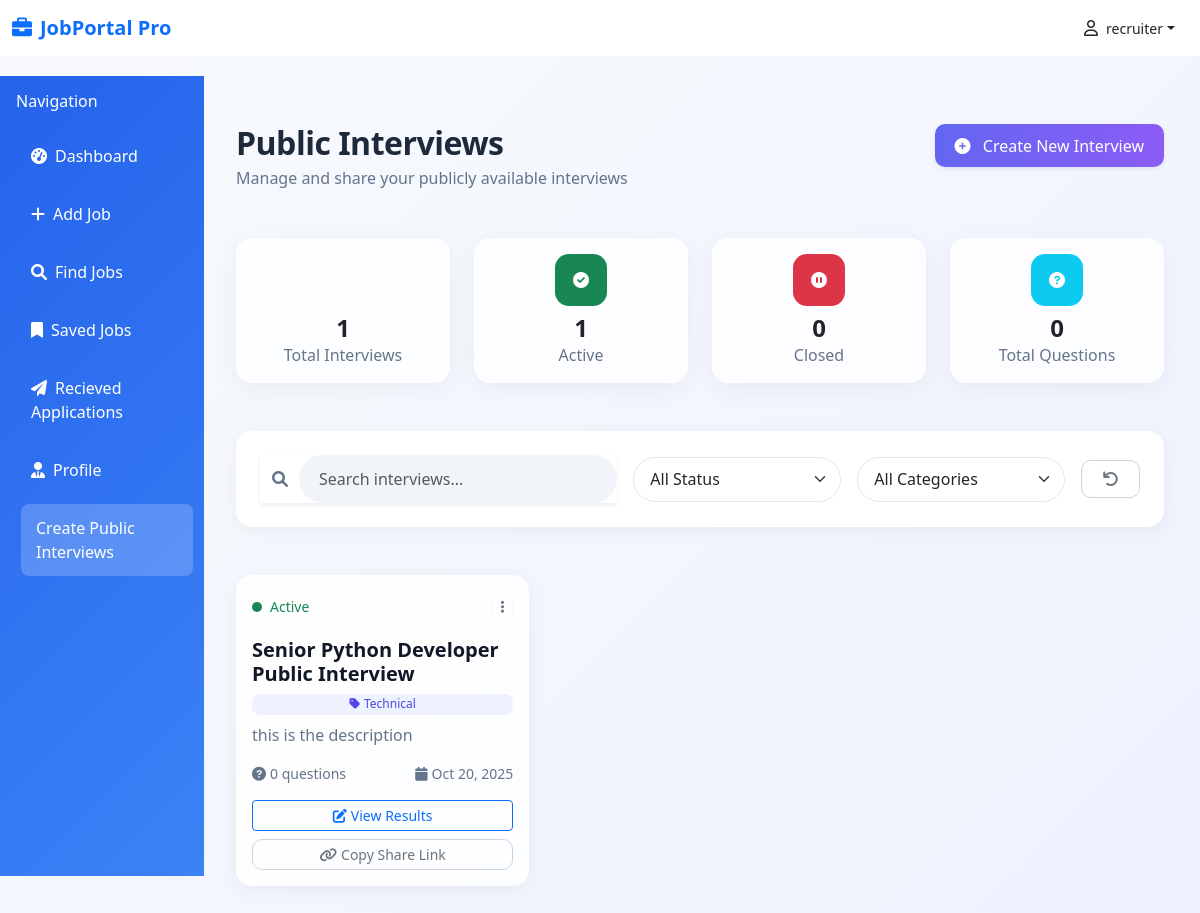
/recruiter-public-interview (signed in), run on an earlier commit of the app's database.
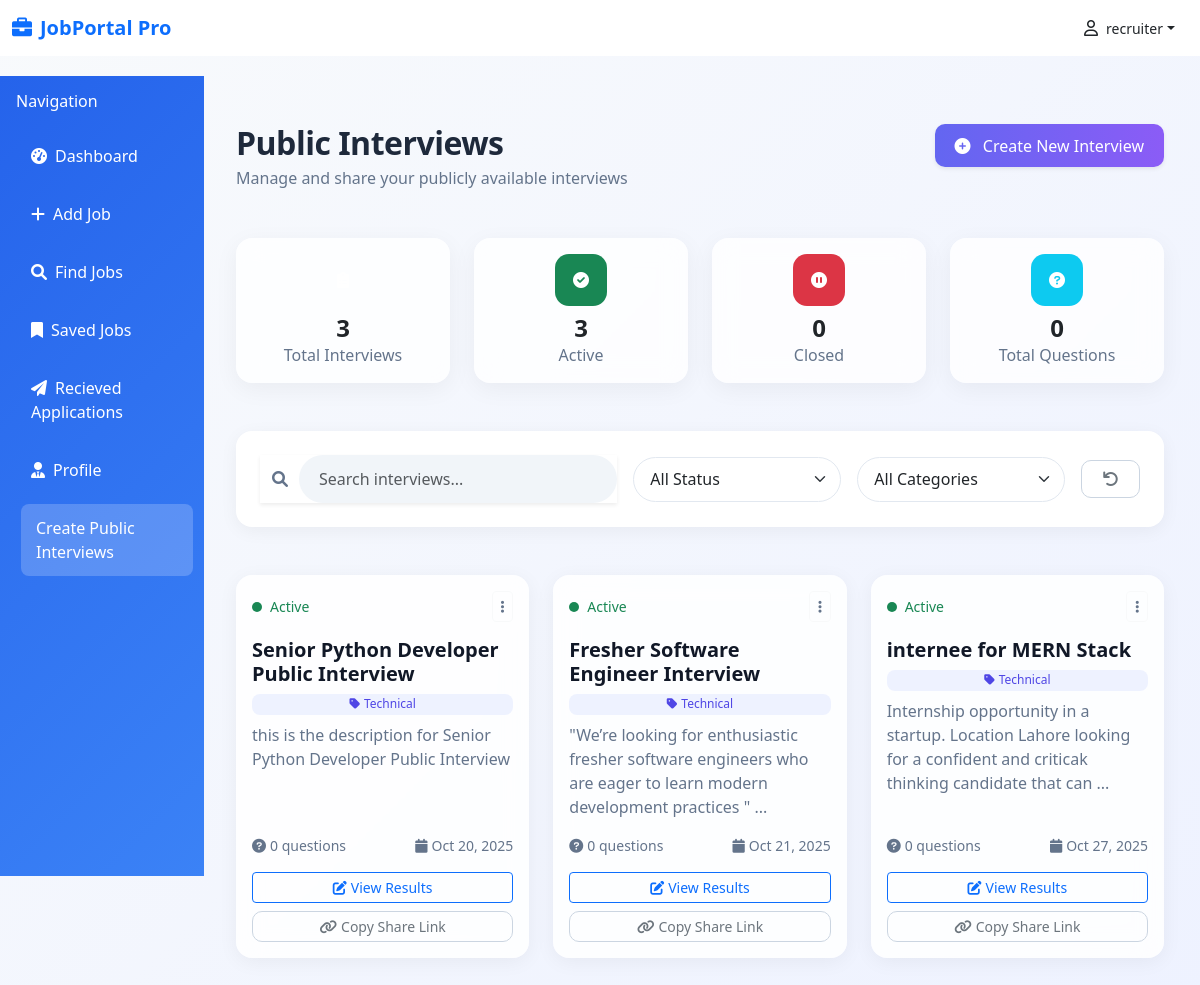
And on a later commit of the database.
### database/models.py (models this page shows)
class PublicInterview(Base):
    __tablename__ = "public_interviews"
    id = Column(Integer, primary_key=True, index=True)
    status = Column(Boolean, default=True)
    created_by = Column(Integer, ForeignKey("users.id"))
    title = Column(String(255), nullable=False)
    role = Column(String(256), nullable=True)
    skills = Column(JSON, nullable=True)
    description = Column(Text)
    category = Column(String(100))
    created_at = Column(DateTime, default=datetime.utcnow)
    updated_at = Column(DateTime, default=datetime.utcnow, onupdate=datetime.utcnow)
    creator = relationship("User", backref="public_interviews")
    attempts = relationship("PublicInterviewAttempt", backref="interview", lazy="select", cascade="all, delete-orphan")

### apps/PublicInterview/public_interview.py (the view)
@public_interview_router.get("/recruiter-public-interview")
async def recruiter_public_interview(
    request:Request,
    interview:PublicInterviewCreate | None = None,
    db:Session=Depends(get_db),
    current_user=Depends(get_current_user)
):
    interviews = db.query(PublicInterview).filter_by(created_by=current_user.id).all()
    return templates.TemplateResponse("recruiter_public_interview.html", {"request":request, "interviews":interviews, "current_user":current_user})

### templates/recruiter_public_interview.html (shortened to what the changed rows need)
{% extends 'base.html' %}
{% block csslink %}
<link rel="stylesheet" href="{{ url_for('static', path='css/recruiter_public_interview.css') }}">
{% endblock %}
{% block content %}
<div class="col-md-9 col-lg-10">
  <div class="container-fluid py-5 px-4">
    <div class="d-flex flex-wrap justify-content-between align-items-start mb-5">
      <div>
        <h1 class="h2 fw-bold mb-1">Public Interviews</h1>
      </div>
    </div>
    <div class="row g-4 mb-5">
      <div class="col-md-3 col-6">
        <div class="card stat-card text-center p-3">
          <div class="stat-icon mx-auto bg-indigo-500 text-white mb-2">
            <i class="fas fa-clipboard-list"></i>
          </div>
          <h4 class="fw-bold mb-0">{{ interviews|length }}</h4>
          <p class="text-muted mb-0">Total Interviews</p>
        </div>
      </div>
      <div class="col-md-3 col-6">
        <div class="card stat-card text-center p-3">
          <div class="stat-icon mx-auto bg-success text-white mb-2">
            <i class="fas fa-check-circle"></i>
          </div>
          <h4 class="fw-bold mb-0">{{ interviews|selectattr("status", "equalto", true)|list|length }}</h4>
          <p class="text-muted mb-0">Active</p>
        </div>
      </div>
            {% set total_questions = [] %}
            {% for interview in interviews %}
              {% if interview.questions %}
                {% set _ = total_questions.append(interview.questions|length) %}
              {% endif %}
            {% endfor %}
    </div>
            {% set categories = [] %}
            {% for interview in interviews %}
              {% if interview.category and interview.category not in categories %}
                {% set _ = categories.append(interview.category) %}
              {% endif %}
            {% endfor %}
    {% if interviews %}
    <div class="row g-4" id="interviewList">
      {% for interview in interviews %}
      <div class="col-xl-4 col-lg-6 col-md-6 interview-item"
           data-status="{{ 'open' if interview.status else 'closed' }}"
           data-category="{{ interview.category|lower if interview.category else '' }}">
        <div class="card interview-card h-100 p-3 d-flex flex-column">
          <div class="d-flex justify-content-between align-items-center mb-3">
            <div class="d-flex align-items-center">
              <span class="status-indicator {{ 'bg-success' if interview.status else 'bg-danger' }}"></span>
              <small class="ms-2 {{ 'text-success' if interview.status else 'text-danger' }}">
                {{ "Active" if interview.status else "Closed" }}
              </small>
            </div>
            <div class="dropdown">
              <button class="btn btn-sm btn-outline-light text-muted" data-bs-toggle="dropdown">
                <i class="fas fa-ellipsis-v"></i>
              </button>
            </div>
          </div>
          <h5 class="card-title">{{ interview.title }}</h5>
          {% if interview.category %}
          <span class="badge mb-2"><i class="fas fa-tag me-1"></i>{{ interview.category }}</span>
          {% endif %}
          <p class="text-muted flex-grow-1">
            {{ interview.description[:120] }}{% if interview.description|length > 120 %}...{% endif %}
          </p>
          <div class="d-flex justify-content-between small text-muted mb-3">
            <span><i class="fas fa-question-circle me-1"></i>{{ interview.questions|length if interview.questions else 0 }} questions</span>
            <span><i class="fas fa-calendar me-1"></i>{{ interview.created_at.strftime('%b %d, %Y') }}</span>
          </div>
          <div class="d-grid gap-2 mt-auto">
            <a href="{{ url_for('public_interview_results', interview_id=interview.id) }}" class="btn btn-outline-primary btn-sm">
              <i class="fas fa-edit me-1"></i>View Results
            </a>
            <button class="btn btn-outline-secondary btn-sm copy-link-btn"
                    data-link="{{ request.host_url }}public/{{ interview.id }}">
              <i class="fas fa-link me-1"></i>Copy Share Link
            </button>
          </div>
        </div>
      </div>
      {% endfor %}
    </div>
    {% endif %}
  </div>
</div>
{% endblock %}

What changed in the data, as far as the page shows it:
changed PublicInterview "Senior Python Developer Public Interview": description "this is the description" → "this is the description for Senior Python Developer Public Interview"
added PublicInterview: status "Active", title "Fresher Software Engineer Interview", category "Technical", description "\"We’re looking for enthusiastic fresher software engineers who are eager to learn modern development practices \"", questions|length "0", created_at "Oct 21, 2025"
added PublicInterview: status "Active", title "internee for MERN Stack", category "Technical", description "Internship opportunity in a startup. Location Lahore looking for a confident and criticak thinking candidate that can", questions|length "0", created_at "Oct 27, 2025"
Also different on the page:
{{ interviews|length }}: "1" → "3"
{{ interviews|selectattr("status", "equalto", true)|list|length }}: "1" → "3"
